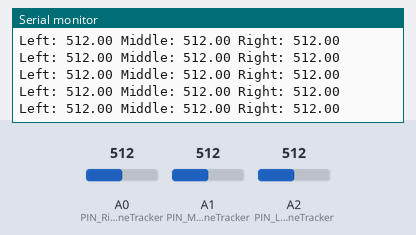
This sketch was run on a simulated Arduino Uno, built with avr-gcc and run on an emulated ATmega328P. On the bench: the last lines printed to the serial monitor. Inputs (shaded band) come from the test bench; at power-on: A0 (PIN_Right_LineTracker) = 512, A1 (PIN_Middle_LineTracker) = 512, A2 (PIN_Left_LineTracker) = 512.

Above: at 1.2 s.
1.3 s: A0 (PIN_Right_LineTracker) set to 110
At 2.3 s:
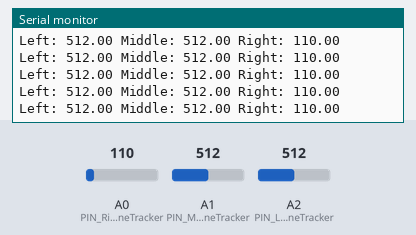
4.3 s: A0 (PIN_Right_LineTracker) set to 93
At 5.0 s:
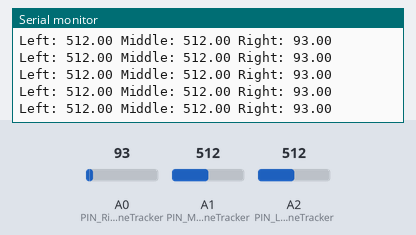
Timing chart, 0 to 7.3 s (numbered marks = the images above; inputs shaded):
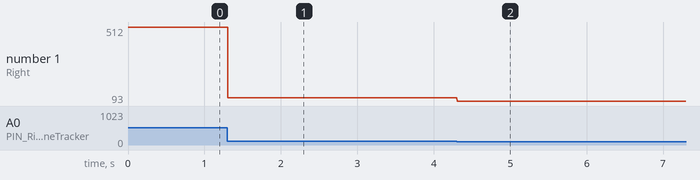

Measured:
- after the input at 1.3 s, the serial monitor: prints a new line at once (image 1)
- after the input at 4.3 s, the serial monitor: prints a new line at once (image 2)
- plotted number 1: 512 → 110 after the input at 1.3 s, 110 → 93 after the input at 4.3 s

The sketch:

Infrared_Readout.ino
```cpp
////////////////////////////Pin Assignments//////////////////////////////////////

#define PIN_Right_LineTracker   A0
#define PIN_Middle_LineTracker  A1
#define PIN_Left_LineTracker    A2

#define PIN_MPU6050_SDA         A4
#define PIN_MPU6050_SCL         A5

#define PIN_Mode_Switch         2

#define PIN_Motor_Standby       3

#define PIN_LED_Data            4

#define PIN_Right_Motor         5
#define PIN_Left_Motor          6
#define PIN_Motor_R_IN1         7
#define PIN_Motor_L_IN1         8

#define PIN_IR_Receiver         9

#define PIN_Servo1              10
#define PIN_Servo2              11

#define PIN_Ultrasonic_Echo     12
#define PIN_Ultrasonic_Trigger  13

///////////////////////////////Variables/////////////////////////////////////////
float leftCurrent, middleCurrent, rightCurrent;

void setup() {
  // put your setup code here, to run once:
  Serial.begin(115200);

  pinMode(PIN_Right_LineTracker, INPUT);
  pinMode(PIN_Middle_LineTracker, INPUT);
  pinMode(PIN_Left_LineTracker, INPUT);
}

void loop() {
  // put your main code here, to run repeatedly:
  leftCurrent = analogRead(PIN_Left_LineTracker);
  rightCurrent = analogRead(PIN_Right_LineTracker);
  middleCurrent = analogRead(PIN_Middle_LineTracker);

  Serial.println("Left: " + String(leftCurrent) + " Middle: " + String(middleCurrent) + " Right: " + String(rightCurrent));
}
```
